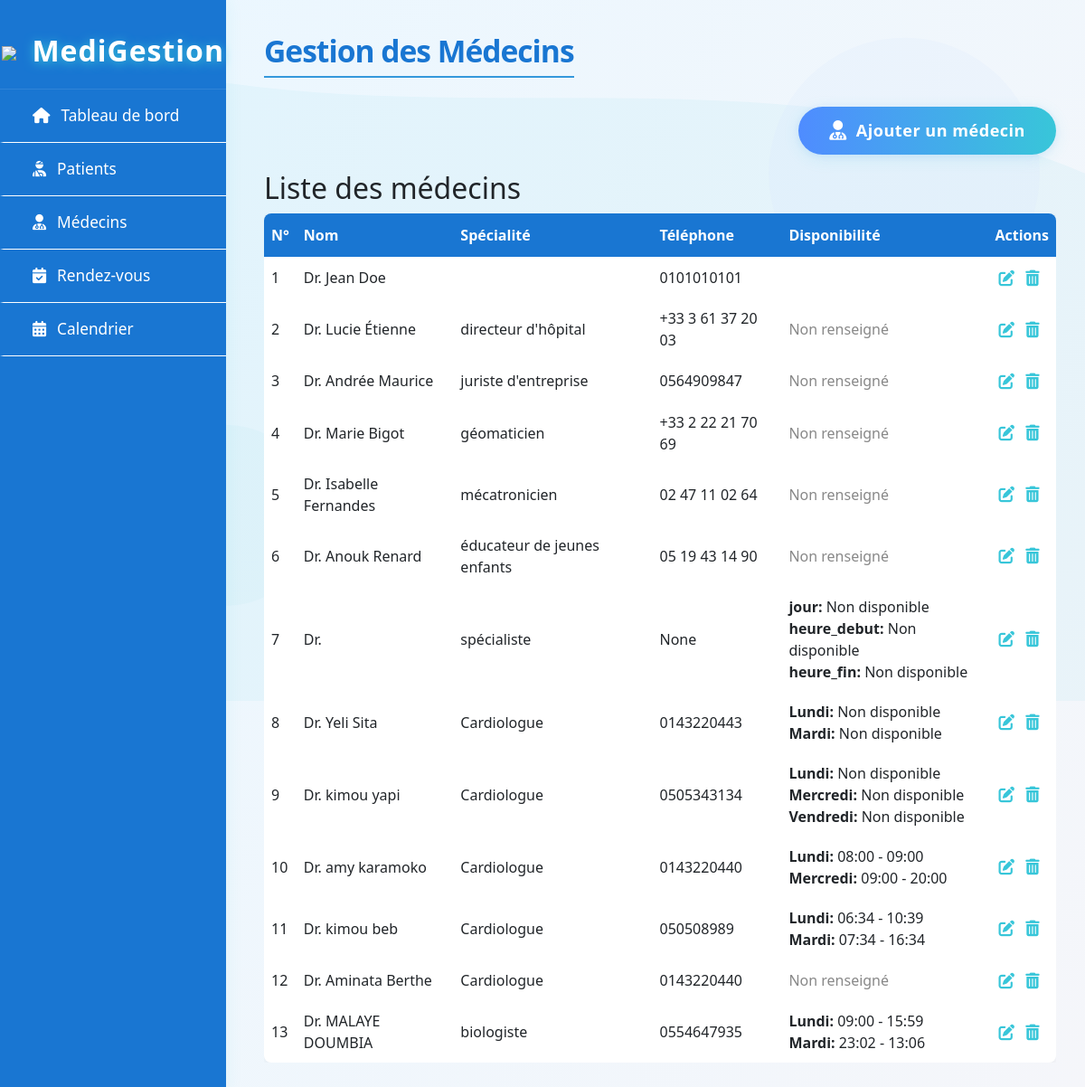
The page /doctors/ (signed in) on the database its author committed.
### gestion/models.py (models this page shows, shortened)
class Doctor(models.Model):
    user = models.OneToOneField(
        User,
        on_delete=models.CASCADE,
        related_name='doctor_profile'
    )
    specialty = models.CharField(max_length=100)
    availability = models.JSONField(default=dict)

class User(AbstractUser):
    ROLE_CHOICES = (
        ('admin', 'Administrateur'),
        ('doctor', 'Médecin'),
        ('staff', 'Personnel'),
    )
    role = models.CharField(max_length=20, choices=ROLE_CHOICES, default='staff')
    phone = models.CharField(max_length=20, blank=True, null=True)

### gestion/views.py (the view)
# urls.py: path('doctors/', views.doctor_management, name='doctors'),
@login_required
def doctor_management(request):
    doctors = Doctor.objects.all()
    days_of_week = ['lundi', 'mardi', 'mercredi', 'jeudi', 'vendredi', 'samedi', 'dimanche']
    context = {
        'doctors': doctors,
        'days_of_week': days_of_week # Ligne ajoutée
    }
    return render(request, 'gestion/doctors.html', context)

### gestion/templates/gestion/doctors.html (shortened to what this page needs)
{% extends "gestion/base.html" %}
{% block page_title %}Gestion des Médecins{% endblock %}
{% block doctors_content %}
<div style="display: flex; justify-content: flex-end; margin-bottom: 18px;">
    <button id="add-doctor-btn" class="btn-doctor-creative">
        <span class="btn-icon"><i class="fas fa-user-md"></i></span>
        <span class="btn-text">Ajouter un médecin</span>
    </button>
</div>
<h2>Liste des médecins</h2>
<div class="table-responsive">
    <table style="width:100%; border-collapse: collapse; background: #fff; box-shadow: 0 2px 8px rgba(0,0,0,0.05); border-radius: 8px; overflow: hidden;">
        <thead style="background: #1976d2; color: #fff;">
            <tr>
                <th style="padding: 12px 8px;">N°</th>
                <th style="padding: 12px 8px;">Nom</th>
                <th style="padding: 12px 8px;">Spécialité</th>
                <th style="padding: 12px 8px;">Téléphone</th>
                <th style="padding: 12px 8px;">Disponibilité</th>
                <th style="padding: 12px 8px;">Actions</th>
            </tr>
        </thead>
        <tbody>
            {% for doctor in doctors %}
            <tr data-doctor-id="{{ doctor.id }}">
                <td style="padding: 10px 8px;">{{ forloop.counter }}</td>
                <td style="padding: 10px 8px;">Dr. {{ doctor.user.first_name }} {{ doctor.user.last_name }}</td>
                <td style="padding: 10px 8px;">{{ doctor.specialty }}</td>
                <td style="padding: 10px 8px;">{{ doctor.user.phone }}</td>
                <td style="padding: 10px 8px;">
                    {% if doctor.availability %}
                        {% for day, hours in doctor.availability.items %}
                            <div>
                                <strong>{{ day }}:</strong>
                                {% if hours.start and hours.end %}
                                    {{ hours.start }} - {{ hours.end }}
                                {% else %}
                                    Non disponible
                                {% endif %}
                            </div>
                        {% endfor %}
                    {% else %}
                        <span style="color:#888;">Non renseigné</span>
                    {% endif %}
                </td>
                <td style="padding: 10px 8px;">
                    <button class="action-btn edit" title="Modifier"><i class="fas fa-edit"></i></button>
                    <button class="action-btn delete" title="Supprimer"><i class="fas fa-trash-alt"></i></button>
                </td>
            </tr>
            {% empty %}
            <tr>
                <td colspan="6" style="padding: 16px; text-align: center; color: #888;">Aucun médecin enregistré</td>
            </tr>
            {% endfor %}
        </tbody>
    </table>
</div>
{% endblock %}

### gestion/static/gestion/style.css (style rules this page uses)
:root { --primary: #3498db; --secondary: #2c3e50; --success: #2ecc71; --danger: #e74c3c; --light: #ecf0f1; --dark: #34495e; }
* { margin: 0; padding: 0; box-sizing: border-box; font-family: 'Segoe UI', Tahoma, Geneva, Verdana, sans-serif; }
body { background-color: #f5f7fa; color: #333; }

### gestion/templates/gestion/base.html (style rules this page uses)
body { min-height: 100vh; background: linear-gradient(120deg, #eaf7ff 0%, #f5f6fa 100%); position: relative; overflow-x: hidden; font-family: 'Segoe UI', Arial, sans-serif; }

### gestion/templates/gestion/doctors.html (style rules this page uses)
.btn-doctor-creative { display: inline-flex; align-items: center; gap: 10px; padding: 13px 34px; font-size: 1.13rem; font-weight: 600; color: #fff; background: linear-gradient(90deg, #4f8cff 0%, #38c6d9 100%); border: none; border-radius: 30px; box-shadow: 0 4px 18px rgba(56,198,217,0.13), 0 1.5px 8px rgba(79,140,255,0.10); cursor: pointer; position: relative; overflow: hidden; transition: background 0.22s, box-shadow 0.22s, transform 0.18s; outline: none; letter-spacing: 0.5px; z-index: 1; }
.btn-doctor-creative .btn-icon { font-size: 1.2em; transition: transform 0.32s cubic-bezier(.23,1.12,.32,1); display: flex; align-items: center; }
.btn-doctor-creative .btn-text { position: relative; z-index: 2; }
.btn-doctor-creative::before { content: ""; position: absolute; left: 0; top: 0; right: 0; bottom: 0; background: linear-gradient(120deg, #38c6d9 0%, #4f8cff 100%); opacity: 0; transition: opacity 0.22s; z-index: 0; border-radius: 30px; }
.action-btn { border: none; background: none; cursor: pointer; margin: 0 4px; font-size: 1.1em; color: #38c6d9; transition: color 0.18s, transform 0.18s; }

### rows shown on the page
Doctor: user.first_name "Jean", user.last_name "Doe", user.phone "0101010101"
Doctor: user.first_name "Lucie", user.last_name "Étienne", specialty "directeur d'hôpital", user.phone "+33 3 61 37 20 03", availability "Non renseigné"
Doctor: user.first_name "Andrée", user.last_name "Maurice", specialty "juriste d'entreprise", user.phone "0564909847", availability "Non renseigné"
Doctor: user.first_name "Marie", user.last_name "Bigot", specialty "géomaticien", user.phone "+33 2 22 21 70 69", availability "Non renseigné"
Doctor: user.first_name "Isabelle", user.last_name "Fernandes", specialty "mécatronicien", user.phone "02 47 11 02 64", availability "Non renseigné"
Doctor: user.first_name "Anouk", user.last_name "Renard", specialty "éducateur de jeunes enfants", user.phone "05 19 43 14 90", availability "Non renseigné"
Doctor: specialty "spécialiste", user.phone "None", availability "jour" "heure_debut" "heure_fin"
Doctor: user.first_name "Yeli", user.last_name "Sita", specialty "Cardiologue", user.phone "0143220443", availability "Lundi" "Mardi"
Doctor: user.first_name "kimou", user.last_name "yapi", specialty "Cardiologue", user.phone "0505343134", availability "Lundi" "Mercredi" "Vendredi"
Doctor: user.first_name "amy", user.last_name "karamoko", specialty "Cardiologue", user.phone "0143220440", availability "Lundi" "Mercredi", start "08:00" "09:00", end "09:00" "20:00"
Doctor: user.first_name "kimou", user.last_name "beb", specialty "Cardiologue", user.phone "050508989", availability "Lundi" "Mardi", start "06:34" "07:34", end "10:39" "16:34"
Doctor: user.first_name "Aminata", user.last_name "Berthe", specialty "Cardiologue", user.phone "0143220440", availability "Non renseigné"
Doctor: user.first_name "MALAYE", user.last_name "DOUMBIA", specialty "biologiste", user.phone "0554647935", availability "Lundi" "Mardi", start "09:00" "23:02", end "15:59" "13:06"
